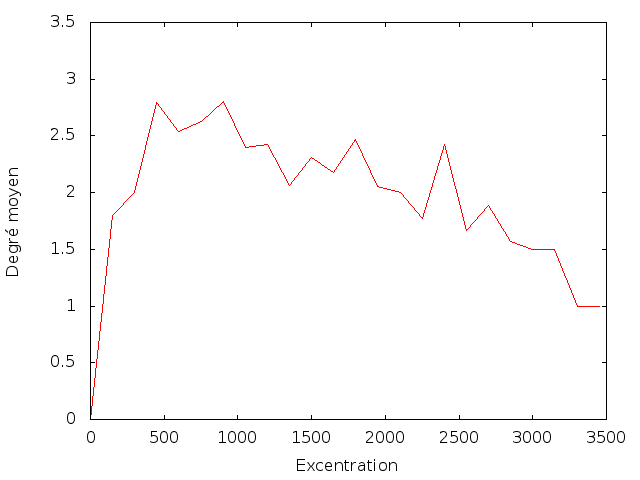

The script that saved this image:
set terminal png
set output 'degree_distance.png'

set nokey
set xlabel 'Excentration'
set ylabel 'Degré moyen'
set yrange [0:3.5]
set boxwidth 300

plot "degree_distance.dat" using 1:2 with lines
